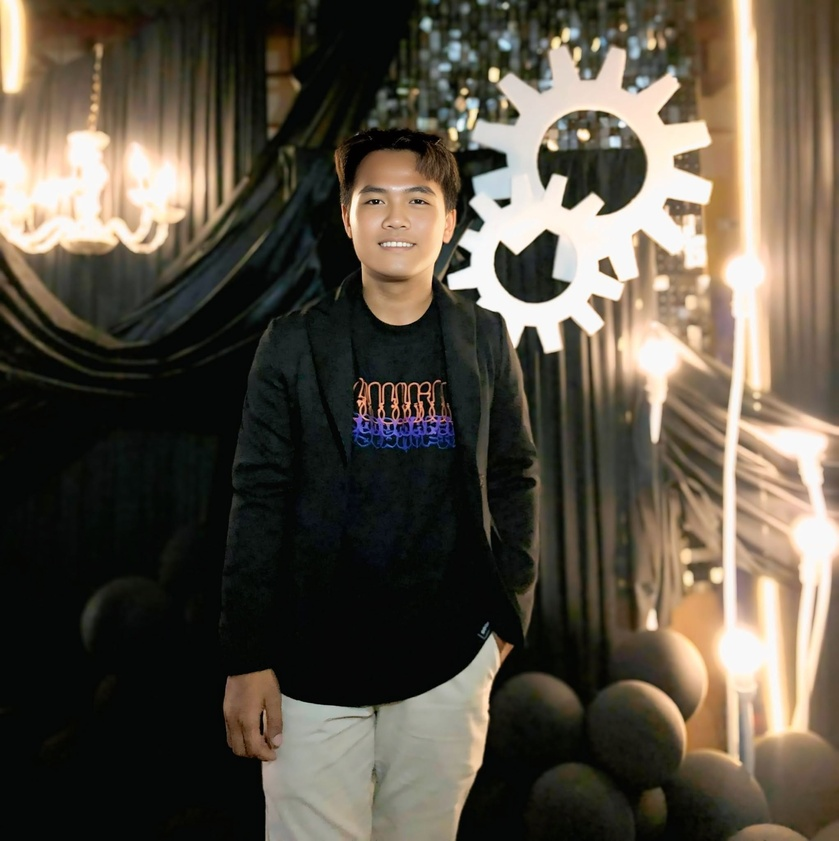
#> input picture Resources/Photos/ME.jpg, 839 x 841 px, shrunk from 2043 x 2048 before the run
$ python colour_spaces.py
#> lines starting #> are read from the running program, lines starting #| are printed output that depends on the picture
#pylint:disable=no-member

import cv2 as cv
import matplotlib.pyplot as plt

image_names = ['ME.jpg', 'me1.jpg', 'mywife.jpg', 'pancho.jpg']

for name in image_names:
    img = cv.imread(f'../Resources/Photos/{name}')
#> img is the input picture: shape (841, 839, 3); mean B, G, R 68.1, 80.6, 88.3
    if img is None:
        raise FileNotFoundError(f'Could not load image: ../Resources/Photos/{name}')

    cv.imshow(name, img)

    # BGR to Grayscale
    gray = cv.cvtColor(img, cv.COLOR_BGR2GRAY)
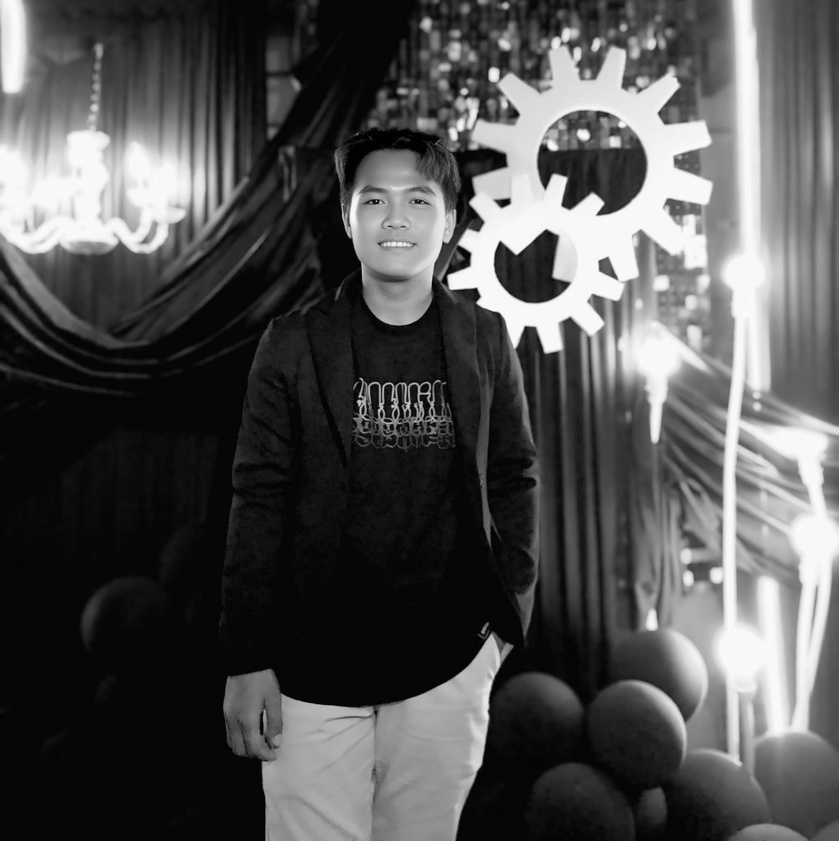
#> gray: shape (841, 839); min 0, max 254, mean 81.4
    cv.imshow(f'{name} Gray', gray)

    # BGR to HSV
    hsv = cv.cvtColor(img, cv.COLOR_BGR2HSV)
#> hsv: shape (841, 839, 3); mean H, S, V 40.9, 81.7, 90.3
    cv.imshow(f'{name} HSV', hsv)

    # BGR to L*a*b
    lab = cv.cvtColor(img, cv.COLOR_BGR2LAB)
#> lab: shape (841, 839, 3); mean of channels 0, 1, 2 83.9, 129.1, 136
    cv.imshow(f'{name} LAB', lab)

    # BGR to RGB
    rgb = cv.cvtColor(img, cv.COLOR_BGR2RGB)
    cv.imshow(f'{name} RGB', rgb)

    # LAB to BGR
    lab_bgr = cv.cvtColor(lab, cv.COLOR_LAB2BGR)
    cv.imshow(f'{name} LAB --> BGR', lab_bgr)
#> pass 2 of the loop `for name in image_names:`:
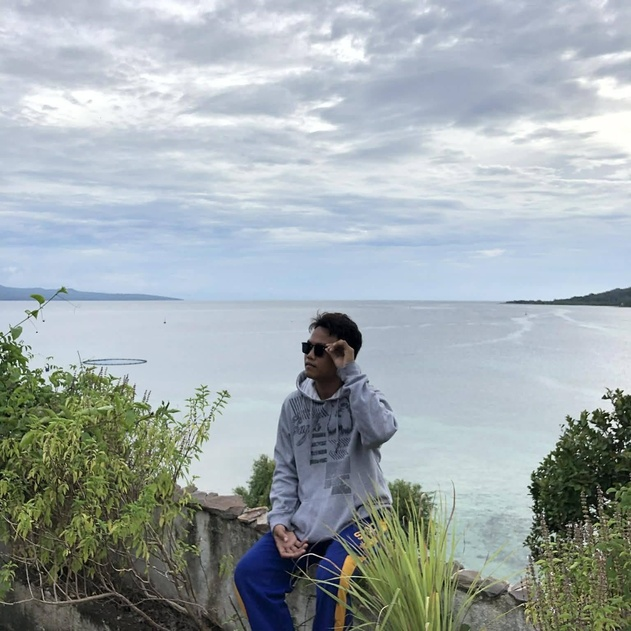
#> input picture Resources/Photos/me1.jpg, 631 x 631 px, shrunk from 1536 x 1536 before the run
#> img is the input picture: shape (631, 631, 3); mean B, G, R 172.2, 169.4, 159.8
#> `gray = cv.cvtColor(img, cv.COLOR_BGR2GRAY)`:
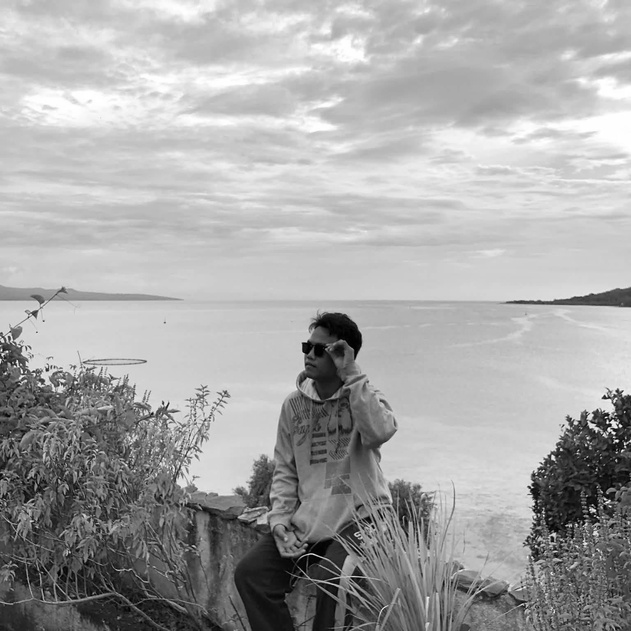
#> gray: shape (631, 631); min 0, max 255, mean 166.9
#> hsv: shape (631, 631, 3); mean H, S, V 87, 44.5, 179.4
#> lab: shape (631, 631, 3); mean of channels 0, 1, 2 173.3, 125.5, 125.8
#> rgb: shape (631, 631, 3)
#> lab_bgr: shape (631, 631, 3)
#> pass 3 of the loop `for name in image_names:`:
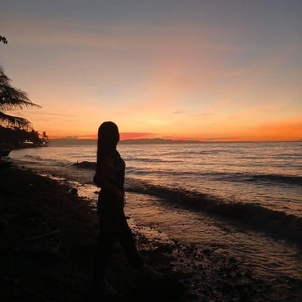
#> input picture Resources/Photos/mywife.jpg, 302 x 302 px, shrunk from 736 x 736 before the run
#> img is the input picture: shape (302, 302, 3); mean B, G, R 74, 88.2, 111.4
#> `gray = cv.cvtColor(img, cv.COLOR_BGR2GRAY)`:
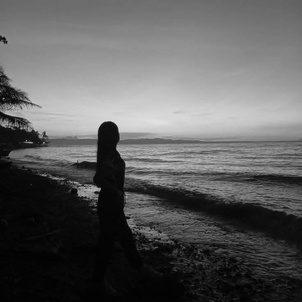
#> gray: shape (302, 302); min 0, max 226, mean 93.5
#> hsv: shape (302, 302, 3); mean H, S, V 27.6, 89.3, 111.8
#> lab: shape (302, 302, 3); mean of channels 0, 1, 2 97.3, 135.2, 139.1
#> rgb: shape (302, 302, 3)
#> lab_bgr: shape (302, 302, 3)
#> the loop made 4 passes; the first 3 are shown

cv.waitKey(0)
cv.destroyAllWindows()
